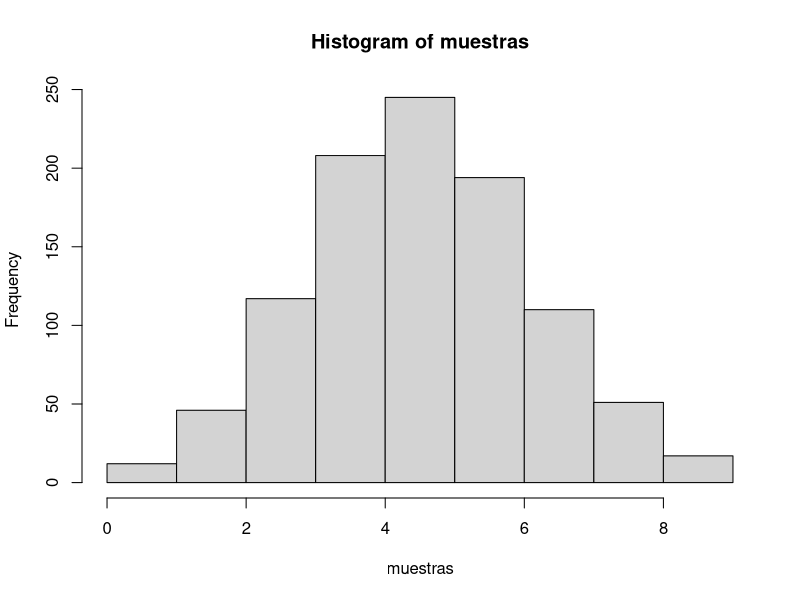

Reproduce this figure in R.
## ## TP 2A: DISTRIBUCIÓN BINOMIAL ## ##

# Notas ----
# - Simulación de datos según distribución binomial
# - Codificación: UTF-8

# Entorno ----
rm(list = ls())

# Explorar función 'sample' ----
## Definiciones
elementos1 <- c(0, 1) #elementos que se sortearán

## Simular datos
muestra <- sample(elementos1, 10, replace=T) #sortea 10 veces elementos de 'elementos1' con reposición

## Explorar simulación
print(muestra)
table(muestra)
mean(muestra)

# Calcular distribución binomial ----
## Definiciones
elementos2 <- c(0, 1) #elementos que se sortearán
veces <- 1000 #veces que se sortearán elementos
muestras <- integer(veces) #vector de enteros, con longitud 'veces'

## Simular datos
for (i_vez in 1:veces) { #para cada vez
  muestras[i_vez] <- sum(sample(elementos2, 10, replace=T)) #sortea 10 veces elementos de 'elementos2' y suma
}

## Explorar simulación
table(muestras)
mean(muestras)
sd(muestras)

## Visualizar datos
hist(muestras) #histograma
